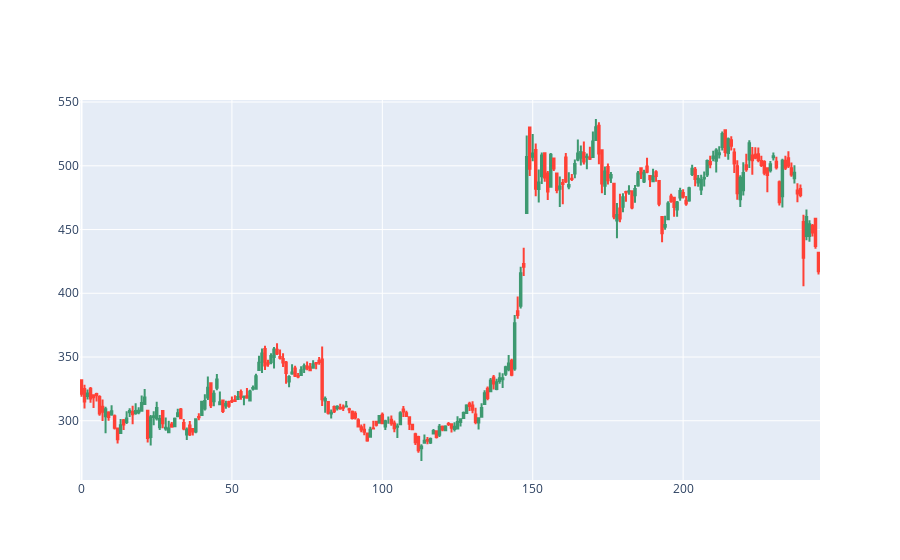

Notebook code cell kept with this figure:
### Code cell
# Day map without any gap

fig = go.Figure(data = [go.Candlestick(x = tatamotors_1year.index, 
                open = tatamotors_1year['Open'],
                high = tatamotors_1year['High'],
                low = tatamotors_1year['Low'],
                close = tatamotors_1year['Close'])])
fig.update_layout(xaxis_rangeslider_visible = False, hovermode = 'x unified')
fig.update_xaxes(rangebreaks = [dict(values = dt_breaks)])

fig.show()

### Figure 1 — Plotly figure (JSON) as saved in the notebook; plotly's stock layout.template omitted (floating-point values rounded to 4 significant figures; data arrays with more than 128 entries replaced by an {"elided": "..."} marker saying what was removed)
{"data": [{"close": {"elided": "246 float values"}, "high": {"elided": "246 float values"}, "low": {"elided": "246 float values"}, "open": {"elided": "246 float values"}, "type": "candlestick", "x": {"elided": "246 int values"}}], "layout": {"hovermode": "x unified", "xaxis": {"rangebreaks": [{"values": []}], "rangeslider": {"visible": false}}}}
